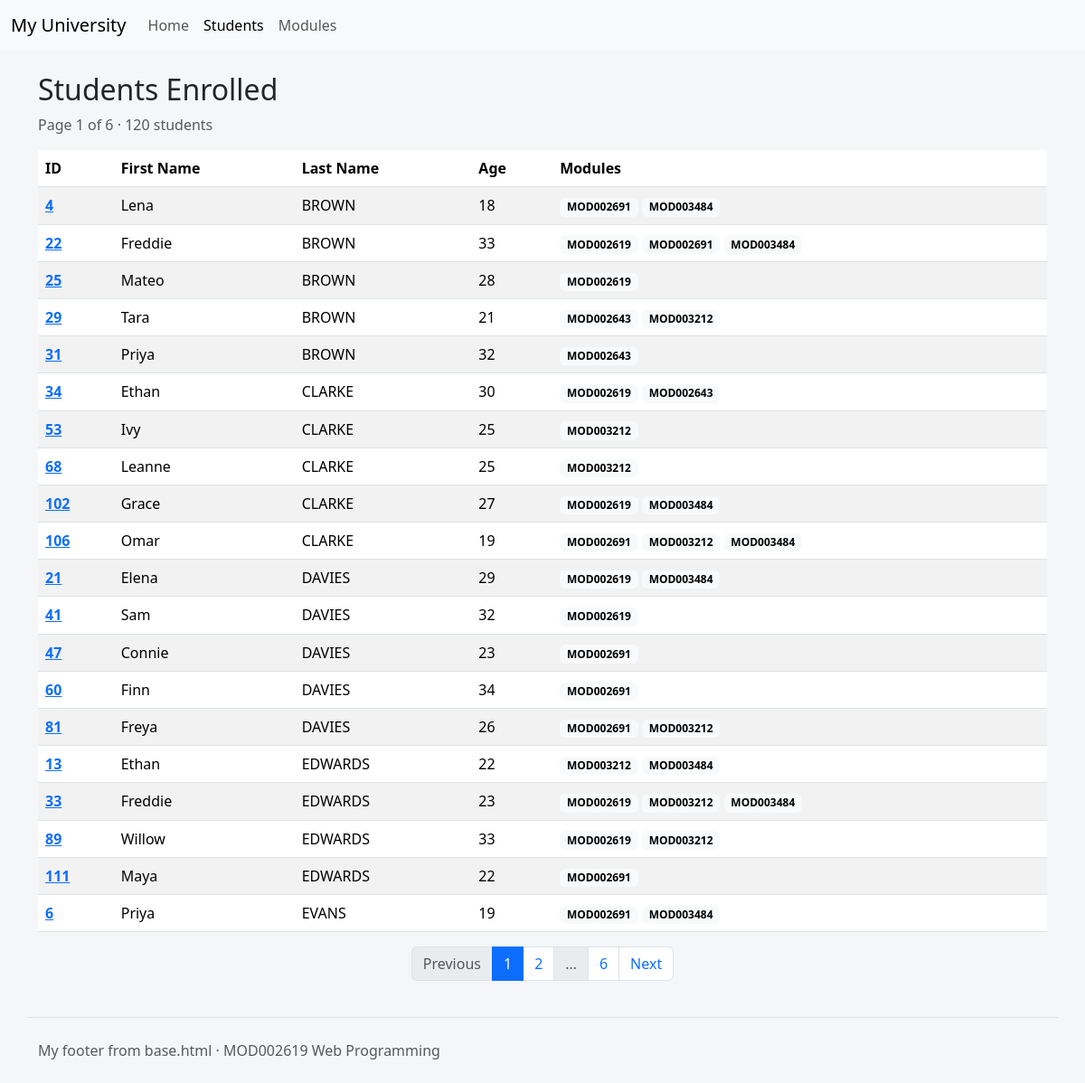
Page /studentlist/1/ on the committed database.
### myApp/models.py (models this page shows, shortened)
class Student(models.Model):
    firstName = models.CharField(max_length=100)
    lastName = models.CharField(max_length=100)
    age = models.IntegerField()
    email = models.EmailField(blank=True)
    enrolmentDate = models.DateTimeField()
    modules = models.ManyToManyField("Module", blank=True)
    image = models.ImageField(upload_to="images/", blank=True)
    class Meta:
        ordering = ["lastName", "firstName"]

class Module(models.Model):
    code = models.CharField(max_length=10)
    name = models.CharField(max_length=50)
    class Meta:
        ordering = ["code"]

### myApp/views.py (the view)
# urls.py: path("studentlist/<int:page>/", views.studentlist, name="studentlist"),
def studentlist(request, page):
    students = Student.objects.all().order_by("lastName")
    paginator = Paginator(students, PER_PAGE)
    page_obj = paginator.get_page(page)
    page_obj.adjusted_elided_pages = paginator.get_elided_page_range(
        page_obj.number, on_each_side=1, on_ends=1
    )
    return render(request, "myApp/studentlist.html", {"page_obj": page_obj})

### myApp/templates/myApp/studentlist.html (shortened to what this page needs)
{% extends "myApp/base.html" %}
{% block content %}
    <h2>Students Enrolled</h2>
    <p class="text-body-secondary">
        Page {{ page_obj.number }} of {{ page_obj.paginator.num_pages }}
        &middot; {{ page_obj.paginator.count }} students
    </p>
    <table class="table table-striped table-hover">
        <thead class="thead-dark">
            <tr>
                <th scope="col">ID</th>
                <th scope="col">First Name</th>
                <th scope="col">Last Name</th>
                <th scope="col">Age</th>
                <th scope="col">Modules</th>
            </tr>
        </thead>
        <tbody>
            {% for student in page_obj %}
            <tr>
                <th scope="row">
                    <a href="{% url 'myApp:student_detail' student.id %}">{{ student.id }}</a>
                </th>
                <td>{{ student.firstName|capfirst }}</td>
                <td>{{ student.lastName|upper }}</td>
                <td>{{ student.age }}</td>
                <td>
                    {% for module in student.modules.all %}
                        <span class="badge text-bg-light">{{ module.code }}</span>
                    {% endfor %}
                </td>
            </tr>
            {% endfor %}
        </tbody>
    </table>
    <nav aria-label="Student pages">
        <ul class="pagination justify-content-center">
            {% if page_obj.has_previous %}
                <li class="page-item">
                    <a class="page-link" href="{% url 'myApp:studentlist' page_obj.previous_page_number %}">Previous</a>
                </li>
            {% else %}
                <li class="page-item disabled"><span class="page-link">Previous</span></li>
            {% endif %}
            {% for num in page_obj.adjusted_elided_pages %}
                {% if num == page_obj.paginator.ELLIPSIS %}
                    <li class="page-item disabled"><span class="page-link">{{ num }}</span></li>
                {% elif num == page_obj.number %}
                    <li class="page-item active"><span class="page-link">{{ num }}</span></li>
                {% else %}
                    <li class="page-item">
                        <a class="page-link" href="{% url 'myApp:studentlist' num %}">{{ num }}</a>
                    </li>
                {% endif %}
            {% endfor %}
            {% if page_obj.has_next %}
                <li class="page-item">
                    <a class="page-link" href="{% url 'myApp:studentlist' page_obj.next_page_number %}">Next</a>
                </li>
            {% else %}
                <li class="page-item disabled"><span class="page-link">Next</span></li>
            {% endif %}
        </ul>
    </nav>
{% endblock %}

### myApp/static/myApp/site.css (style rules this page uses)
body { background: #f4f6f8; }
table.table { background: #fff; }

### rows in the picture
Student: id "4", firstName "Lena", lastName "BROWN", age "18"
Module: code "MOD002691"
Module: code "MOD003484"
Student: id "22", firstName "Freddie", lastName "BROWN", age "33"
Module: code "MOD002619"
Student: id "25", firstName "Mateo", lastName "BROWN", age "28"
Student: id "29", firstName "Tara", lastName "BROWN", age "21"
Module: code "MOD002643"
Module: code "MOD003212"
Student: id "31", firstName "Priya", lastName "BROWN", age "32"
Student: id "34", firstName "Ethan", lastName "CLARKE", age "30"
Student: id "53", firstName "Ivy", lastName "CLARKE", age "25"
Student: id "68", firstName "Leanne", lastName "CLARKE", age "25"
Student: id "102", firstName "Grace", lastName "CLARKE", age "27"
Student: id "106", firstName "Omar", lastName "CLARKE", age "19"
Student: id "21", firstName "Elena", lastName "DAVIES", age "29"
Student: id "41", firstName "Sam", lastName "DAVIES", age "32"
Student: id "47", firstName "Connie", lastName "DAVIES", age "23"
Student: id "60", firstName "Finn", lastName "DAVIES", age "34"
Student: id "81", firstName "Freya", lastName "DAVIES", age "26"
Student: id "13", firstName "Ethan", lastName "EDWARDS", age "22"
Student: id "33", firstName "Freddie", lastName "EDWARDS", age "23"
Student: id "89", firstName "Willow", lastName "EDWARDS", age "33"
Student: id "111", firstName "Maya", lastName "EDWARDS", age "22"
Student: id "6", firstName "Priya", lastName "EVANS", age "19"

### other values in the picture
{{ page_obj.number }} "1"
{{ page_obj.paginator.num_pages }} "6"
{{ page_obj.paginator.count }} "120"
{{ num }} "1"
{{ num }} "2" "6"
{{ num }} "…"
